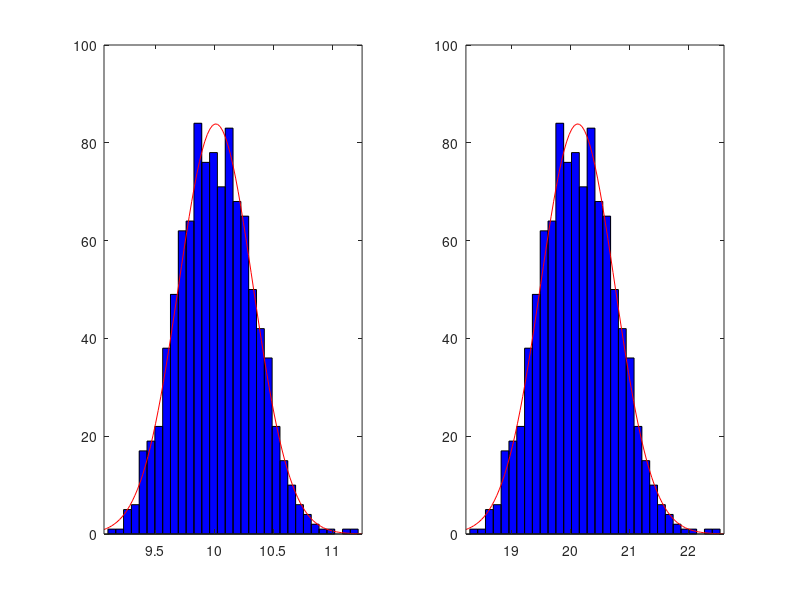

MATLAB code for this plot:
% This programs looks at the Bias and Variance of two estimators
% It is written for readability
clear all; clc;

mu      = 10;
Sigma2  = 10;
n       = 100;
R       = 1000;

for i=1:R
    % Note normrnd takes standard deviation, not variance
    % you can chech with F1
    % remember to also give normrnd the 1, or you get a (huge) matrix
    X = normrnd(mu,sqrt(Sigma2),n,1);
    
    %The two estimators
    ThetaHat1(i) = mean(X);
    ThetaHat2(i) = (mean(X)+5/n)*2;
    
end

Bias1 = mean(ThetaHat1-mu)
var1 = var(ThetaHat1)

Bias2 = mean(ThetaHat2-mu)
var2 = var(ThetaHat2)

var1/var2

%Also good idea to check normality of estimator visually..
subplot(1,2,1); histfit(ThetaHat1)
subplot(1,2,2); histfit(ThetaHat2)


